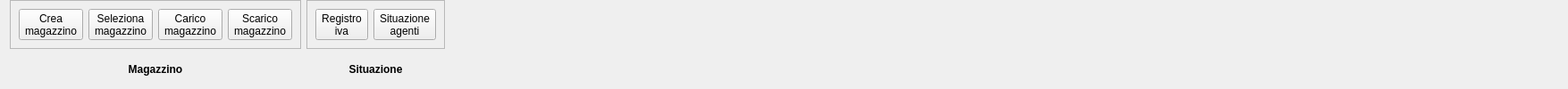
      <widget class="QWidget" name="tab">
       <attribute name="title">
        <string>Situazione</string>
       </attribute>
       <layout class="QGridLayout" name="gridLayout_3">
        <property name="topMargin">
         <number>0</number>
        </property>
        <property name="bottomMargin">
         <number>0</number>
        </property>
        <property name="verticalSpacing">
         <number>0</number>
        </property>
        <item row="0" column="0">
         <layout class="QGridLayout" name="gridLayout_29">
          <property name="spacing">
           <number>0</number>
          </property>
          <item row="0" column="0">
           <widget class="QFrame" name="frame_7">
            <property name="frameShape">
             <enum>QFrame::StyledPanel</enum>
            </property>
            <property name="frameShadow">
             <enum>QFrame::Raised</enum>
            </property>
            <layout class="QGridLayout" name="gridLayout_30">
             <property name="verticalSpacing">
              <number>0</number>
             </property>
             <item row="0" column="2">
              <widget class="QToolButton" name="caric_maga">
               <property name="font">
                <font>
                 <pointsize>9</pointsize>
                </font>
               </property>
               <property name="text">
                <string>Carico
magazzino</string>
               </property>
               <property name="icon">
                <iconset resource="../fabaria.qrc">
                 <normaloff>:/images/pacco.png</normaloff>:/images/pacco.png</iconset>
               </property>
               <property name="iconSize">
                <size>
                 <width>48</width>
                 <height>48</height>
                </size>
               </property>
               <property name="toolButtonStyle">
                <enum>Qt::ToolButtonTextUnderIcon</enum>
               </property>
              </widget>
             </item>
             <item row="0" column="1">
              <widget class="QToolButton" name="sel_magazzino">
               <property name="font">
                <font>
                 <pointsize>9</pointsize>
                </font>
               </property>
               <property name="text">
                <string>Seleziona
magazzino</string>
               </property>
               <property name="icon">
                <iconset resource="../fabaria.qrc">
                 <normaloff>:/images/pacco.png</normaloff>:/images/pacco.png</iconset>
               </property>
               <property name="iconSize">
                <size>
                 <width>48</width>
                 <height>48</height>
                </size>
               </property>
               <property name="toolButtonStyle">
                <enum>Qt::ToolButtonTextUnderIcon</enum>
               </property>
              </widget>
             </item>
             <item row="0" column="3">
              <widget class="QToolButton" name="scar_maga">
               <property name="font">
                <font>
                 <pointsize>9</pointsize>
                </font>
               </property>
               <property name="text">
                <string>Scarico
magazzino</string>
               </property>
               <property name="icon">
                <iconset resource="../fabaria.qrc">
                 <normaloff>:/images/pacco.png</normaloff>:/images/pacco.png</iconset>
               </property>
               <property name="iconSize">
                <size>
                 <width>48</width>
                 <height>48</height>
                </size>
               </property>
               <property name="toolButtonStyle">
                <enum>Qt::ToolButtonTextUnderIcon</enum>
               </property>
              </widget>
             </item>
             <item row="0" column="0">
              <widget class="QToolButton" name="crea_magazzino">
               <property name="font">
                <font>
                 <pointsize>9</pointsize>
                </font>
               </property>
               <property name="text">
                <string>Crea
magazzino</string>
               </property>
               <property name="icon">
                <iconset resource="../fabaria.qrc">
                 <normaloff>:/images/pacco.png</normaloff>:/images/pacco.png</iconset>
               </property>
               <property name="iconSize">
                <size>
                 <width>48</width>
                 <height>48</height>
                </size>
               </property>
               <property name="toolButtonStyle">
                <enum>Qt::ToolButtonTextUnderIcon</enum>
               </property>
              </widget>
             </item>
            </layout>
           </widget>
          </item>
          <item row="1" column="0">
           <widget class="QLabel" name="label_7">
            <property name="font">
             <font>
              <weight>75</weight>
              <bold>true</bold>
             </font>
            </property>
            <property name="text">
             <string>Magazzino</string>
            </property>
            <property name="alignment">
             <set>Qt::AlignCenter</set>
            </property>
           </widget>
          </item>
         </layout>
        </item>
        <item row="0" column="1">
         <layout class="QGridLayout" name="gridLayout_31">
          <property name="spacing">
           <number>0</number>
          </property>
          <item row="0" column="0">
           <widget class="QFrame" name="frame_8">
            <property name="frameShape">
             <enum>QFrame::StyledPanel</enum>
            </property>
            <property name="frameShadow">
             <enum>QFrame::Raised</enum>
            </property>
            <layout class="QGridLayout" name="gridLayout_32">
             <property name="verticalSpacing">
              <number>0</number>
             </property>
             <item row="0" column="1">
              <widget class="QToolButton" name="sit_agent">
               <property name="sizePolicy">
                <sizepolicy hsizetype="Maximum" vsizetype="Fixed">
                 <horstretch>0</horstretch>
                 <verstretch>0</verstretch>
                </sizepolicy>
               </property>
               <property name="font">
                <font>
                 <pointsize>9</pointsize>
                </font>
               </property>
               <property name="text">
                <string>Situazione
agenti</string>
               </property>
               <property name="icon">
                <iconset resource="../fabaria.qrc">
                 <normaloff>:/images/agenti.png</normaloff>:/images/agenti.png</iconset>
               </property>
               <property name="iconSize">
                <size>
                 <width>48</width>
                 <height>48</height>
                </size>
               </property>
               <property name="toolButtonStyle">
                <enum>Qt::ToolButtonTextUnderIcon</enum>
               </property>
              </widget>
             </item>
             <item row="0" column="0">
              <widget class="QToolButton" name="registro_iva">
               <property name="sizePolicy">
                <sizepolicy hsizetype="Maximum" vsizetype="Fixed">
                 <horstretch>0</horstretch>
                 <verstretch>0</verstretch>
                </sizepolicy>
               </property>
               <property name="font">
                <font>
                 <pointsize>9</pointsize>
                </font>
               </property>
               <property name="text">
                <string>Registro
iva</string>
               </property>
               <property name="icon">
                <iconset resource="../fabaria.qrc">
                 <normaloff>:/images/cash2.png</normaloff>:/images/cash2.png</iconset>
               </property>
               <property name="iconSize">
                <size>
                 <width>48</width>
                 <height>48</height>
                </size>
               </property>
               <property name="toolButtonStyle">
                <enum>Qt::ToolButtonTextUnderIcon</enum>
               </property>
              </widget>
             </item>
            </layout>
           </widget>
          </item>
          <item row="1" column="0">
           <widget class="QLabel" name="label_8">
            <property name="font">
             <font>
              <weight>75</weight>
              <bold>true</bold>
             </font>
            </property>
            <property name="text">
             <string>Situazione</string>
            </property>
            <property name="alignment">
             <set>Qt::AlignCenter</set>
            </property>
           </widget>
          </item>
         </layout>
        </item>
        <item row="0" column="2">
         <spacer name="horizontalSpacer_9">
          <property name="orientation">
           <enum>Qt::Horizontal</enum>
          </property>
          <property name="sizeHint" stdset="0">
           <size>
            <width>1246</width>
            <height>20</height>
           </size>
          </property>
         </spacer>
        </item>
       </layout>
      </widget>
